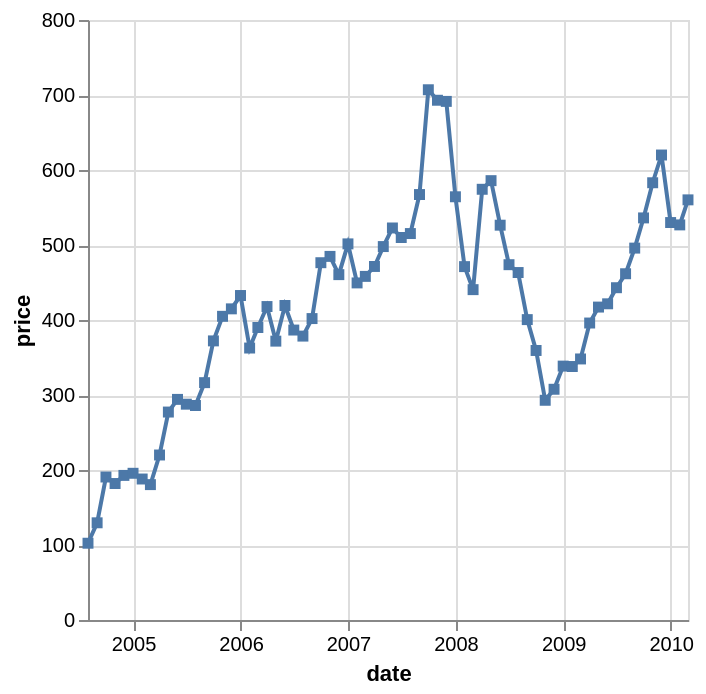

The Vega-Lite source for this figure:
### Vega-Lite specification from a JSON file in a GitHub repository (floating-point values rounded to 4 significant figures; data arrays with more than 128 entries replaced by an {"elided": "..."} marker saying what was removed)
{"$schema": "https://vega.github.io/schema/vega-lite/v4.json", "description": "Google's stock price over time.", "data": {"values": {"elided": "560 records"}}, "transform": [{"filter": "datum.symbol==='GOOG'"}], "mark": "line", "encoding": {"x": {"field": "date", "type": "temporal"}, "y": {"field": "price", "type": "quantitative"}, "shape": {"value": "square"}}}
